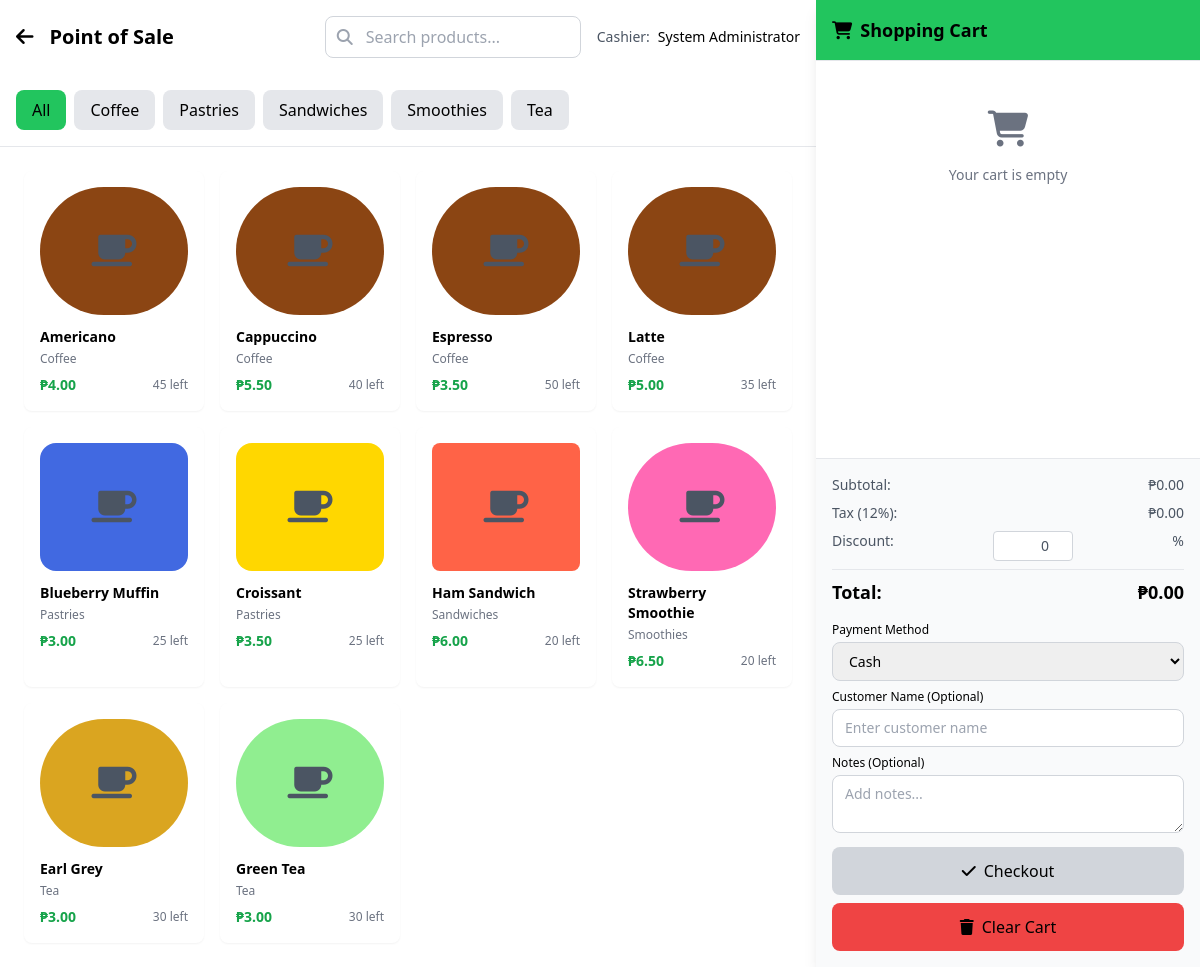
/modules/pos/index.php (signed in), run on the app's committed database.
### tables this page shows
CREATE TABLE IF NOT EXISTS inventory (
    id INT AUTO_INCREMENT PRIMARY KEY,
    product_id INT NOT NULL,
    current_quantity INT DEFAULT 0,
    minimum_quantity INT DEFAULT 10,
    last_restocked DATETIME,
    created_at DATETIME DEFAULT CURRENT_TIMESTAMP,
    updated_at DATETIME DEFAULT CURRENT_TIMESTAMP ON UPDATE CURRENT_TIMESTAMP,
    FOREIGN KEY (product_id) REFERENCES products(id) ON DELETE CASCADE,
    UNIQUE KEY unique_product (product_id),
    INDEX idx_current_quantity (current_quantity)
);

CREATE TABLE IF NOT EXISTS products (
    id INT AUTO_INCREMENT PRIMARY KEY,
    name VARCHAR(100) NOT NULL,
    category VARCHAR(50) NOT NULL,
    description TEXT,
    price DECIMAL(10, 2) NOT NULL,
    cost_price DECIMAL(10, 2),
    sku VARCHAR(50) UNIQUE,
    barcode VARCHAR(50),
    image_path VARCHAR(255),
    color VARCHAR(50),
    shape ENUM('circle', 'rounded', 'rectangle', 'square') DEFAULT 'rectangle',
    is_active BOOLEAN DEFAULT TRUE,
    created_at DATETIME DEFAULT CURRENT_TIMESTAMP,
    updated_at DATETIME DEFAULT CURRENT_TIMESTAMP ON UPDATE CURRENT_TIMESTAMP,
    INDEX idx_category (category),
    INDEX idx_sku (sku),
    INDEX idx_barcode (barcode)
);

### includes/functions.php (called while the page is built, shortened)
<?php
function formatCurrency($amount) {
    return '₱' . number_format($amount, 2);
}

### modules/pos/index.php (the view, shortened to what this page needs)
<?php
require_once '../../includes/functions.php';
$db = getDB();
$stmt = $db->prepare("SELECT p.*, i.current_quantity FROM products p LEFT JOIN inventory i ON p.id = i.product_id WHERE p.is_active = TRUE ORDER BY p.category, p.name");
$stmt->execute();
$products = $stmt->fetchAll();
$categories = array_unique(array_column($products, 'category'));
?>
<!DOCTYPE html>
<html lang="en">
<head>
    <script src="https://cdn.tailwindcss.com"></script>
    <link rel="stylesheet" href="https://cdnjs.cloudflare.com/ajax/libs/font-awesome/6.4.0/css/all.min.css">
</head>
<body class="bg-white">
    <div class="flex h-screen overflow-hidden">
        <div class="flex-1 flex flex-col">
            <div class="bg-white shadow-sm p-4">
                <div class="flex items-center justify-between">
                    <div class="flex items-center space-x-4">
                        <a href="../dashboard.php" class="text-black hover:text-green-600">
                            <i class="fas fa-arrow-left text-xl"></i>
                        </a>
                        <h1 class="text-xl font-bold text-black">Point of Sale</h1>
                    </div>
                    <div class="flex items-center space-x-4">
                        <div class="relative">
                            <input type="text" id="searchInput" placeholder="Search products..." class="pl-10 pr-4 py-2 border border-gray-300 rounded-lg focus:outline-none focus:ring-2 focus:ring-green-500 w-64">
                            <i class="fas fa-search absolute left-3 top-1/2 transform -translate-y-1/2 text-gray-400"></i>
                        </div>
                        <div class="flex items-center space-x-2">
                            <span class="text-gray-600 text-sm">Cashier:</span>
                            <span class="font-medium text-black text-sm"><?php echo htmlspecialchars($_SESSION['full_name']); ?></span>
                        </div>
                    </div>
                </div>
            </div>
            <div class="bg-white border-b p-4">
                <div class="flex items-center space-x-2 overflow-x-auto" id="categoryFilters">
                    <button class="category-chip px-4 py-2 bg-green-500 text-black rounded-lg font-medium whitespace-nowrap" data-category="all">All</button>
                    <?php foreach ($categories as $category): ?>
                    <button class="category-chip px-4 py-2 bg-gray-200 text-black rounded-lg font-medium whitespace-nowrap hover:bg-green-500 hover:text-black transition" data-category="<?php echo htmlspecialchars($category); ?>">
                        <?php echo htmlspecialchars($category); ?>
                    </button>
                    <?php endforeach; ?>
                </div>
            </div>
            <div class="flex-1 overflow-y-auto p-6">
                <div class="grid grid-cols-2 md:grid-cols-3 lg:grid-cols-4 xl:grid-cols-5 gap-4" id="productsGrid">
                    <?php foreach ($products as $product): ?>
                    <div class="product-card bg-white rounded-lg shadow-sm overflow-hidden cursor-pointer transform hover:scale-105 transition"
                         data-category="<?php echo htmlspecialchars($product['category']); ?>"
                         data-id="<?php echo $product['id']; ?>"
                         data-name="<?php echo htmlspecialchars($product['name']); ?>"
                         data-price="<?php echo $product['price']; ?>"
                         data-stock="<?php echo $product['current_quantity'] ?? 0; ?>"
                         data-shape="<?php echo htmlspecialchars($product['shape']); ?>"
                         data-color="<?php echo htmlspecialchars($product['color'] ?? '#22c55e'); ?>">
                        <div class="p-4">
                            <div class="w-full h-32 <?php echo $product['shape'] === 'circle' ? 'rounded-full' : ($product['shape'] === 'rounded' ? 'rounded-2xl' : ($product['shape'] === 'square' ? 'rounded-none' : 'rounded-lg')); ?> flex items-center justify-center mb-3"
                                 style="background-color: <?php echo htmlspecialchars($product['color'] ?? '#dcfce7'); ?>;">
                                <i class="fas fa-coffee text-4xl text-gray-600"></i>
                            </div>
                            <h3 class="font-bold text-black mb-1 text-sm"><?php echo htmlspecialchars($product['name']); ?></h3>
                            <p class="text-xs text-gray-500 mb-2"><?php echo htmlspecialchars($product['category']); ?></p>
                            <div class="flex items-center justify-between">
                                <span class="font-bold text-green-600 text-sm"><?php echo formatCurrency($product['price']); ?></span>
                                <span class="text-xs <?php echo ($product['current_quantity'] ?? 0) <= 10 ? 'text-red-500' : 'text-gray-500'; ?>">
                                    <?php echo $product['current_quantity'] ?? 0; ?> left
                                </span>
                            </div>
                        </div>
                    </div>
                    <?php endforeach; ?>
                </div>
            </div>
        </div>
        <div class="w-96 bg-white shadow-lg flex flex-col">
            <div class="p-4 border-b bg-green-500">
                <h2 class="text-lg font-bold text-black flex items-center">
                    <i class="fas fa-shopping-cart mr-2"></i>
                    Shopping Cart
                </h2>
            </div>
            <div class="flex-1 overflow-y-auto p-4" id="cartItems">
                <div class="text-center text-gray-500 py-8" id="emptyCart">
                    <i class="fas fa-shopping-cart text-4xl mb-4"></i>
                    <p class="text-sm">Your cart is empty</p>
                </div>
            </div>
            <div class="p-4 border-t bg-gray-50">
                <div class="space-y-2 mb-4">
                    <div class="flex justify-between text-gray-600 text-sm">
                        <span>Subtotal:</span>
                        <span id="subtotal"><?php echo formatCurrency(0); ?></span>
                    </div>
                    <div class="flex justify-between text-gray-600 text-sm">
                        <span>Tax (12%):</span>
                        <span id="tax"><?php echo formatCurrency(0); ?></span>
                    </div>
                    <div class="flex justify-between text-gray-600 text-sm">
                        <span>Discount:</span>
                        <input type="number" id="discountInput" value="0" min="0" max="100" class="w-20 text-right border border-gray-300 rounded px-2 py-1 text-sm">
                        <span>%</span>
                    </div>
                    <div class="flex justify-between text-lg font-bold text-black border-t pt-2">
                        <span>Total:</span>
                        <span id="total"><?php echo formatCurrency(0); ?></span>
                    </div>
                </div>
                <div class="space-y-2">
                    <div>
                        <label class="block text-xs font-medium text-black mb-1">Payment Method</label>
                        <select id="paymentMethod" class="w-full border border-gray-300 rounded-lg px-3 py-2 focus:outline-none focus:ring-2 focus:ring-green-500 text-sm">
                            <option value="cash">Cash</option>
                        </select>
                    </div>
                    <div>
                        <label class="block text-xs font-medium text-black mb-1">Customer Name (Optional)</label>
                        <input type="text" id="customerName" placeholder="Enter customer name" class="w-full border border-gray-300 rounded-lg px-3 py-2 focus:outline-none focus:ring-2 focus:ring-green-500 text-sm">
                    </div>
                    <div>
                        <label class="block text-xs font-medium text-black mb-1">Notes (Optional)</label>
                        <textarea id="notes" rows="2" placeholder="Add notes..." class="w-full border border-gray-300 rounded-lg px-3 py-2 focus:outline-none focus:ring-2 focus:ring-green-500 text-sm"></textarea>
                    </div>
                    <button id="checkoutBtn" class="w-full bg-green-500 hover:bg-green-600 text-black font-medium py-3 px-4 rounded-lg transition disabled:bg-gray-300 disabled:cursor-not-allowed" disabled>
                        <i class="fas fa-check mr-2"></i>Checkout
                    </button>
                    <button id="clearCartBtn" class="w-full bg-red-500 hover:bg-red-600 text-black font-medium py-3 px-4 rounded-lg transition">
                        <i class="fas fa-trash mr-2"></i>Clear Cart
                    </button>
                </div>
            </div>
        </div>
    </div>
</body>
</html>

### data on the page
inventory: product.name "Americano", product.category "Coffee", product.price "₱4.00", current_quantity "45"
inventory: product.name "Cappuccino", product.category "Coffee", product.price "₱5.50", current_quantity "40"
inventory: product.name "Espresso", product.category "Coffee", product.price "₱3.50", current_quantity "50"
inventory: product.name "Latte", product.category "Coffee", product.price "₱5.00", current_quantity "35"
inventory: product.name "Blueberry Muffin", product.category "Pastries", product.price "₱3.00", current_quantity "25"
inventory: product.name "Croissant", product.category "Pastries", product.price "₱3.50", current_quantity "25"
inventory: product.name "Ham Sandwich", product.category "Sandwiches", product.price "₱6.00", current_quantity "20"
inventory: product.name "Strawberry Smoothie", product.category "Smoothies", product.price "₱6.50", current_quantity "20"
inventory: product.name "Earl Grey", product.category "Tea", product.price "₱3.00", current_quantity "30"
inventory: product.name "Green Tea", product.category "Tea", product.price "₱3.00", current_quantity "30"

### other printed values
$_SESSION['full_name'] "System Administrator"
$category "Coffee"
$category "Pastries"
$category "Sandwiches"
$category "Smoothies"
$category "Tea"
formatCurrency(0) "₱0.00"
